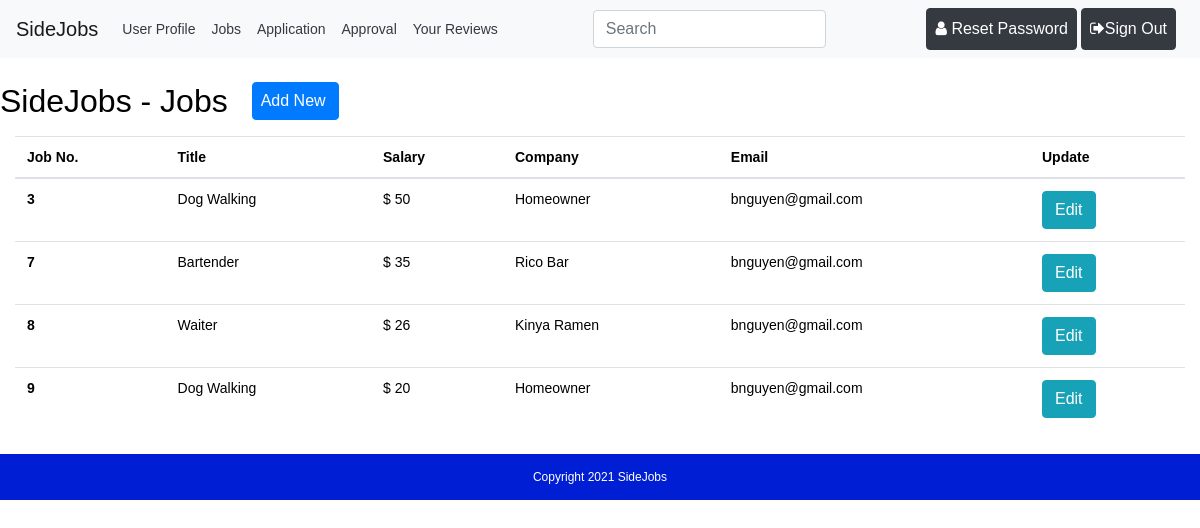
The app's page /components/job/employerview.php (signed in) with its own data.
### tables this page shows
CREATE TABLE `jobs` (
  `jobID` int(11) NOT NULL,
  `title` varchar(255) NOT NULL,
  `description` varchar(255) NOT NULL,
  `company` varchar(50) NOT NULL,
  `salary` float(50,0) NOT NULL,
  `email` varchar(50) NOT NULL,
  `userID` int(11) DEFAULT NULL
);

### components/job/employerview.php (the view, shortened to what this page needs)
<?php
$path = $_SERVER['DOCUMENT_ROOT'];
$path .= "/sidejob/";
require_once($path . 'connect.php');
$user_id = ($_SESSION['userID']);
$ReadSql = "SELECT * FROM jobs j  WHERE j.userID = '$user_id'";
$res = mysqli_query($connection, $ReadSql);
?>
<?php require($path . 'templates/header.php') ?>
	<div class="container-fluid my-4">
		<div class="row my-2">
			<h2>SideJobs - Jobs</h2>
			<a href="employeradd.php"><button type="button" class="btn btn-primary ml-4 pl-2">Add New</button></a>
		</div>
		<table class="table ">
		<thead>
			<tr>
				<th>Job No.</th>
				<th>Title</th>
				<th>Salary</th>
				<th>Company</th>
				<th>Email</th>
				<th>Update</th>
			</tr>
		</thead>
		<tbody>
		<?php
		while($r = mysqli_fetch_assoc($res)){
		?>
			<tr>
				<th scope="row"><?php echo $r['jobID']; ?></th>
				<td><?php echo $r['title']; ?></td>
				<td>$ <?php echo $r['salary']; ?></td>
				<td><?php echo $r['company']; ?></td>
				<td><?php echo $r['email']; ?></td>
				<td><a href="employerupdate.php?id=<?php echo $r['jobID']; ?>"><button type="button" class="btn btn-info">Edit</button></a></td>
			</tr>
		<?php } ?>
		</tbody>
		</table>
	</div>
<?php require($path . 'templates/footer.php') ?>

### css/style.css (style rules this page uses)
* { color: black; }
html, body { height: 100%; }

### templates/header.php (style rules this page uses)
body { font: 14px sans-serif; }

### records on screen
jobs: jobID "3", title "Dog Walking", salary "50", company "Homeowner", email "bnguyen@gmail.com"
jobs: jobID "7", title "Bartender", salary "35", company "Rico Bar", email "bnguyen@gmail.com"
jobs: jobID "8", title "Waiter", salary "26", company "Kinya Ramen", email "bnguyen@gmail.com"
jobs: jobID "9", title "Dog Walking", salary "20", company "Homeowner", email "bnguyen@gmail.com"
